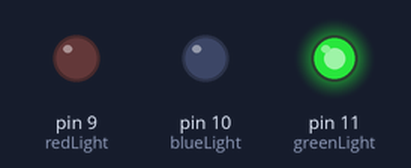
Bench run of a sketch on a simulated Arduino Uno, built with avr-gcc and run on an emulated ATmega328P. On the bench: output pins drawn as LEDs (lit = HIGH).

Above: at 0.1 s.
Timing chart, 0 to 1.6 s (numbered marks = the images above):
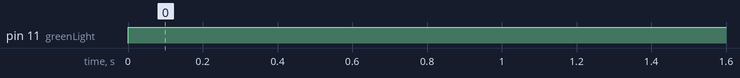

Measured:
- by itself, pin 11 (greenLight): LOW → HIGH at 0.00 s

The sketch:

Basic.ino
```cpp
int redLight = 9;
int blueLight = 10;
int greenLight = 11;
void setup() {
  pinMode(redLight, OUTPUT);
  pinMode(blueLight, OUTPUT);
  pinMode(greenLight, OUTPUT);
}
void loop() {
    digitalWrite(greenLight, HIGH);
}
```
